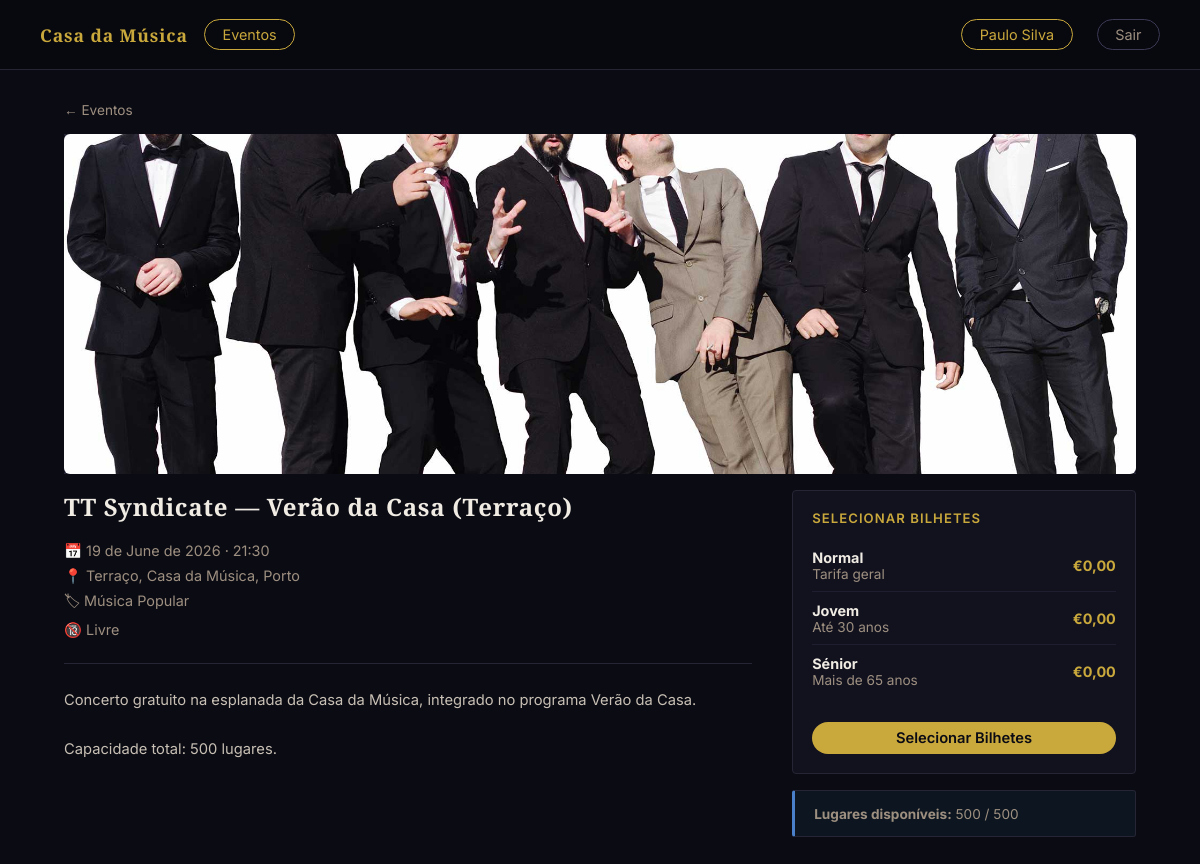
The page /evento.php?id=15 (signed in) on the database its author committed.
### tables this page shows
CREATE TABLE "eventos" (
	"id"	INTEGER,
	"nome"	TEXT NOT NULL,
	"descricao"	TEXT,
	"data"	TEXT NOT NULL,
	"hora"	TEXT NOT NULL,
	"sala"	TEXT NOT NULL,
	"categoria"	TEXT NOT NULL,
	"classificacao_etaria"	TEXT DEFAULT 'Livre',
	"capacidade"	INTEGER NOT NULL DEFAULT 300,
	"estado"	TEXT NOT NULL DEFAULT 'rascunho' CHECK("estado" IN ('publicado', 'rascunho', 'cancelado')),
	"data_criacao"	TEXT NOT NULL DEFAULT (datetime('now')),
	"imagem"	TEXT,
	PRIMARY KEY("id" AUTOINCREMENT)
);

### scripts/sessao.php (called while the page is built, shortened)
<?php
function isLoggedIn(): bool {
    return isset($_SESSION['utilizador_id']);
}
function getUtilizador(): array {
    return [
        'id'     => $_SESSION['utilizador_id'] ?? null,
        'nome'   => $_SESSION['nome']           ?? '',
        'email'  => $_SESSION['email']          ?? '',
        'perfil' => $_SESSION['perfil']         ?? '',
    ];
}

### evento.php (the view, shortened to what this page needs)
<?php
require_once 'scripts/sessao.php';
$id = (int)($_GET['id'] ?? 0);
$db   = getDB();
$stmt = $db->prepare(
    'SELECT id, nome, descricao, data, hora, sala, categoria, classificacao_etaria, capacidade, imagem
     FROM eventos WHERE id = :id AND estado = \'publicado\''
);
$stmt->bindValue(':id', $id, SQLITE3_INTEGER);
$ev = $stmt->execute()->fetchArray(SQLITE3_ASSOC);
$stmtP = $db->prepare('SELECT tipo, preco FROM precos WHERE evento_id = :id ORDER BY tipo');
$stmtP->bindValue(':id', $id, SQLITE3_INTEGER);
$resP   = $stmtP->execute();
$precos = [];
while ($p = $resP->fetchArray(SQLITE3_ASSOC)) {
    $precos[$p['tipo']] = (float)$p['preco'];
}
$stmtV = $db->prepare(
    'SELECT COALESCE(SUM(ic.quantidade),0) AS vendidos
     FROM itens_compra ic
     JOIN compras c ON c.id = ic.compra_id
     WHERE c.evento_id = :id AND c.estado = \'confirmado\''
);
$stmtV->bindValue(':id', $id, SQLITE3_INTEGER);
$vendidos    = (int)$stmtV->execute()->fetchArray(SQLITE3_ASSOC)['vendidos'];
$disponiveis = (int)$ev['capacidade'] - $vendidos;
$labels = ['normal' => 'Normal', 'jovem' => 'Jovem', 'senior' => 'Sénior'];
?>
<!DOCTYPE html>
<html lang="pt">
<head>
  <link rel="stylesheet" href="styles/evento.css" />
</head>
<body>
  <nav>
    <div class="nav-left">
      <a href="index.php" class="nav-brand">Casa da Música</a>
      <a href="eventos.php" class="btn-pill">Eventos</a>
    </div>
    <div class="nav-right">
      <?php if (isLoggedIn()): $u = getUtilizador(); ?>
        <a href="<?= $u['perfil'] === 'administrador' ? 'admin.php' : ($u['perfil'] === 'vendedor' ? 'vendedor.php' : 'cliente.php') ?>" class="btn-pill">
          <?= htmlspecialchars($u['nome']) ?>
        </a>
        <a href="scripts/logout.php" class="btn-pill btn-pill-light">Sair</a>
      <?php else: ?>
        <a href="login.html" class="btn-pill">Entrar</a>
      <?php endif; ?>
    </div>
  </nav>
  <main class="page">
    <p class="text-sm mb-2"><a href="eventos.php">← Eventos</a></p>
    <div class="img-box img-box-lg mb-2">
      <?php if (!empty($ev['imagem'])): ?>
        <img src="<?= htmlspecialchars($ev['imagem']) ?>" alt="<?= htmlspecialchars($ev['nome']) ?>" style="width: 100%; height: 100%; object-fit: cover; display: block; border-radius: 6px;" />
      <?php else: ?>
        <div style="width: 100%; height: 100%; background: #2a2a3a; border-radius: 6px; display: flex; align-items: center; justify-content: center; font-size: 1rem; color: #666;">Sem imagem de capa</div>
      <?php endif; ?>
    </div>
    <div class="detail-grid">
      <div>
        <h1 class="page-title"><?= htmlspecialchars($ev['nome']) ?></h1>
        <p class="detail-meta">📅 <?= htmlspecialchars(date('d \d\e F \d\e Y', strtotime($ev['data']))) ?> · <?= htmlspecialchars(substr($ev['hora'], 0, 5)) ?></p>
        <p class="detail-meta">📍 <?= htmlspecialchars($ev['sala']) ?>, Casa da Música, Porto</p>
        <p class="detail-meta">🏷 <?= htmlspecialchars($ev['categoria']) ?></p>
        <?php if ($ev['classificacao_etaria']): ?>
        <p class="detail-meta">🔞 <?= htmlspecialchars($ev['classificacao_etaria']) ?></p>
        <?php endif; ?>
        <hr />
        <?php if ($ev['descricao']): ?>
        <p class="detail-desc"><?= nl2br(htmlspecialchars($ev['descricao'])) ?></p>
        <?php endif; ?>
        <p class="detail-desc">Capacidade total: <?= (int)$ev['capacidade'] ?> lugares.</p>
      </div>
      <div>
        <div class="ticket-box">
          <p class="ticket-box-title">Selecionar Bilhetes</p>
          <?php foreach ($labels as $tipo => $label): ?>
          <?php if (isset($precos[$tipo])): ?>
          <div class="ticket-row">
            <div>
              <p class="text-bold"><?= $label ?></p>
              <p class="text-sm"><?= $tipo === 'jovem' ? 'Até 30 anos' : ($tipo === 'senior' ? 'Mais de 65 anos' : 'Tarifa geral') ?></p>
            </div>
            <span class="ticket-price">€<?= number_format($precos[$tipo], 2, ',', '.') ?></span>
          </div>
          <?php endif; ?>
          <?php endforeach; ?>
          <?php if ($disponiveis > 0): ?>
            <?php
            $destino = 'carrinho.php?evento_id=' . (int)$ev['id'];
            $href    = isLoggedIn() ? $destino : ('login.html?next=' . urlencode($destino));
            ?>
            <a href="<?= $href ?>" class="btn btn-full mt-3">Selecionar Bilhetes</a>
          <?php else: ?>
          <button class="btn btn-full mt-3" disabled>Esgotado</button>
          <?php endif; ?>
        </div>
        <div class="alert alert-info mt-2">
          <p class="text-sm">
            <strong>Lugares disponíveis:</strong>
            <?= $disponiveis ?> / <?= (int)$ev['capacidade'] ?>
          </p>
        </div>
      </div>
    </div>
  </main>
</body>
</html>

### styles/evento.css (style rules this page uses)
*, *::before, *::after { box-sizing: border-box; margin: 0; padding: 0; }
body { font-family: 'Inter', system-ui, sans-serif; color: #f0ece4; background: #0b0b14; }
nav { display: flex; align-items: center; justify-content: space-between; background: #08080f; border-bottom: 1px solid #252535; padding: 0 2.5rem; height: 70px; position: sticky; top: 0; z-index: 10; }
.nav-left { display: flex; align-items: center; gap: 1rem; }
.nav-right { display: flex; align-items: center; gap: 1.5rem; }
.nav-brand { font-family: 'Cinzel', Georgia, serif; font-weight: 600; font-size: 1.1rem; color: #c9a83c; text-decoration: none; letter-spacing: 0.05em; }
.btn-pill { background: transparent; color: #c9a83c; border: 1px solid #c9a83c; border-radius: 999px; padding: 0.38rem 1.1rem; font-size: 0.9rem; cursor: pointer; text-decoration: none; display: inline-block; white-space: nowrap; transition: background 0.15s, color 0.15s; }
.btn-pill-light { border-color: #3a3a55; color: #9e9080; }
.page { padding: 2rem 4rem; max-width: 1200px; margin: 0 auto; }
.page-title { font-family: 'Cinzel', Georgia, serif; font-size: 1.5rem; font-weight: 600; margin-bottom: 1.2rem; color: #f0ece4; letter-spacing: 0.03em; }
.img-box { width: 100%; background: #181828; background-image: linear-gradient(to bottom right, transparent calc(50% - 1px), #252535 calc(50% - 1px), #252535 calc(50% + 1px), transparent calc(50% + 1px)), linear-gradient(to bottom left, transparent calc(50% - 1px), #252535 calc(50% - 1px), #252535 calc(50% + 1px), transparent calc(50% + 1px)); }
.img-box-lg { height: 340px; }
.btn { background: #c9a83c; color: #0b0b14; border: none; border-radius: 999px; padding: 0.45rem 1.4rem; font-size: 0.92rem; font-weight: 600; cursor: pointer; text-decoration: none; display: inline-block; white-space: nowrap; transition: background 0.15s; }
.btn-full { width: 100%; text-align: center; }
.detail-grid { display: grid; grid-template-columns: 2fr 1fr; gap: 2.5rem; }
.detail-meta { font-size: 0.9rem; color: #9e9080; margin-bottom: 0.4rem; }
.detail-desc { font-size: 0.92rem; line-height: 1.7; margin: 1rem 0 1.5rem; color: #c8c0b4; }
.ticket-box { background: #12121f; border: 1px solid #252535; padding: 1.2rem; border-radius: 4px; }
.ticket-box-title { font-weight: 600; margin-bottom: 0.8rem; color: #c9a83c; font-size: 0.82rem; text-transform: uppercase; letter-spacing: 0.08em; }
.ticket-row { display: flex; justify-content: space-between; align-items: center; padding: 0.6rem 0; border-bottom: 1px solid #1e1e30; font-size: 0.9rem; }
.ticket-row:last-of-type { border-bottom: none; }
.ticket-price { font-weight: bold; color: #c9a83c; }
.alert { padding: 0.9rem 1.2rem; background: #12121f; border: 1px solid #252535; margin-bottom: 1.5rem; border-radius: 3px; }
.alert-info { background: #0c1520; border-left: 3px solid #4a7fc9; }
hr { border: none; border-top: 1px solid #252535; margin: 1.5rem 0; }
a { color: #9e9080; text-decoration: none; transition: color 0.15s; }
.mt-2 { margin-top: 1rem; }
.mt-3 { margin-top: 1.5rem; }
.mb-2 { margin-bottom: 1rem; }
.text-bold { font-weight: bold; }
.text-sm { font-size: 0.85rem; color: #9e9080; }

### rows shown on the page
eventos: imagem (picture), nome "TT Syndicate — Verão da Casa (Terraço)", data "19 de June de 2026", hora "21:30", sala "Terraço", categoria "Música Popular", classificacao_etaria "Livre", descricao "Concerto gratuito na esplanada da Casa da Música, integrado no programa Verão da Casa.", capacidade "500"

### other values the page prints
$u['nome'] "Paulo Silva"
$label "Normal"
$precos[$tipo] "0,00"
$label "Jovem"
$label "Sénior"
